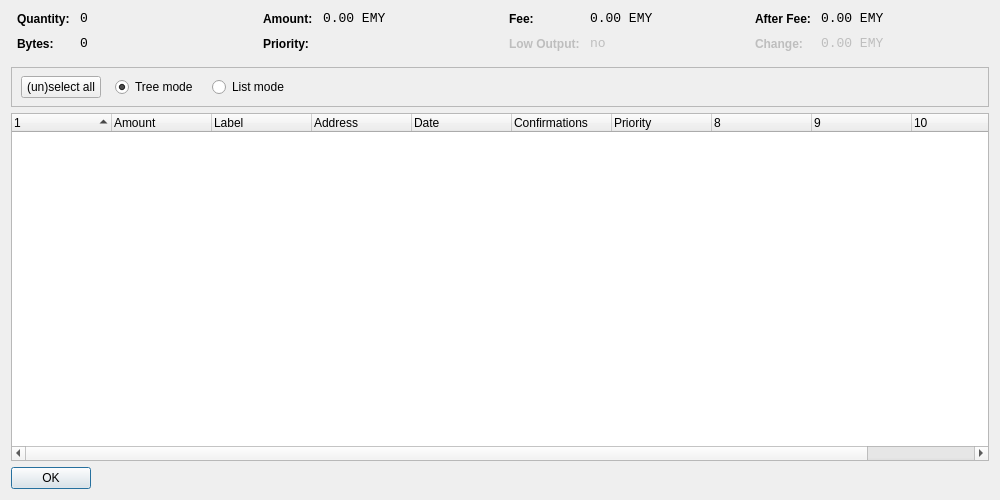
<?xml version="1.0" encoding="UTF-8"?>
<ui version="4.0">
 <class>CoinControlDialog</class>
 <widget class="QDialog" name="CoinControlDialog">
  <property name="geometry">
   <rect>
    <x>0</x>
    <y>0</y>
    <width>1000</width>
    <height>500</height>
   </rect>
  </property>
  <property name="windowTitle">
   <string>Coin Control</string>
  </property>
  <layout class="QVBoxLayout" name="verticalLayout">
   <item>
    <layout class="QHBoxLayout" name="horizontalLayoutTop" stretch="0,0,0,0">
     <property name="topMargin">
      <number>0</number>
     </property>
     <property name="bottomMargin">
      <number>10</number>
     </property>
     <item>
      <layout class="QFormLayout" name="formLayoutCoinControl1">
       <property name="horizontalSpacing">
        <number>10</number>
       </property>
       <property name="verticalSpacing">
        <number>10</number>
       </property>
       <property name="leftMargin">
        <number>6</number>
       </property>
       <property name="rightMargin">
        <number>6</number>
       </property>
       <item row="0" column="0">
        <widget class="QLabel" name="labelCoinControlQuantityText">
         <property name="styleSheet">
          <string notr="true">font-weight:bold;</string>
         </property>
         <property name="text">
          <string>Quantity:</string>
         </property>
        </widget>
       </item>
       <item row="0" column="1">
        <widget class="QLabel" name="labelCoinControlQuantity">
         <property name="font">
          <font>
           <family>Monospace</family>
           <pointsize>10</pointsize>
          </font>
         </property>
         <property name="cursor">
          <cursorShape>IBeamCursor</cursorShape>
         </property>
         <property name="contextMenuPolicy">
          <enum>Qt::ActionsContextMenu</enum>
         </property>
         <property name="text">
          <string notr="true">0</string>
         </property>
         <property name="textInteractionFlags">
          <set>Qt::LinksAccessibleByMouse|Qt::TextSelectableByKeyboard|Qt::TextSelectableByMouse</set>
         </property>
        </widget>
       </item>
       <item row="1" column="0">
        <widget class="QLabel" name="labelCoinControlBytesText">
         <property name="styleSheet">
          <string notr="true">font-weight:bold;</string>
         </property>
         <property name="text">
          <string>Bytes:</string>
         </property>
        </widget>
       </item>
       <item row="1" column="1">
        <widget class="QLabel" name="labelCoinControlBytes">
         <property name="font">
          <font>
           <family>Monospace</family>
           <pointsize>10</pointsize>
          </font>
         </property>
         <property name="cursor">
          <cursorShape>IBeamCursor</cursorShape>
         </property>
         <property name="contextMenuPolicy">
          <enum>Qt::ActionsContextMenu</enum>
         </property>
         <property name="text">
          <string notr="true">0</string>
         </property>
         <property name="textInteractionFlags">
          <set>Qt::LinksAccessibleByMouse|Qt::TextSelectableByKeyboard|Qt::TextSelectableByMouse</set>
         </property>
        </widget>
       </item>
      </layout>
     </item>
     <item>
      <layout class="QFormLayout" name="formLayoutCoinControl2">
       <property name="horizontalSpacing">
        <number>10</number>
       </property>
       <property name="verticalSpacing">
        <number>10</number>
       </property>
       <property name="leftMargin">
        <number>6</number>
       </property>
       <property name="rightMargin">
        <number>6</number>
       </property>
       <item row="0" column="0">
        <widget class="QLabel" name="labelCoinControlAmountText">
         <property name="styleSheet">
          <string notr="true">font-weight:bold;</string>
         </property>
         <property name="text">
          <string>Amount:</string>
         </property>
        </widget>
       </item>
       <item row="0" column="1">
        <widget class="QLabel" name="labelCoinControlAmount">
         <property name="font">
          <font>
           <family>Monospace</family>
           <pointsize>10</pointsize>
          </font>
         </property>
         <property name="cursor">
          <cursorShape>IBeamCursor</cursorShape>
         </property>
         <property name="contextMenuPolicy">
          <enum>Qt::ActionsContextMenu</enum>
         </property>
         <property name="text">
          <string notr="true">0.00 EMY</string>
         </property>
         <property name="textInteractionFlags">
          <set>Qt::LinksAccessibleByMouse|Qt::TextSelectableByKeyboard|Qt::TextSelectableByMouse</set>
         </property>
        </widget>
       </item>
       <item row="1" column="0">
        <widget class="QLabel" name="labelCoinControlPriorityText">
         <property name="styleSheet">
          <string notr="true">font-weight:bold;</string>
         </property>
         <property name="text">
          <string>Priority:</string>
         </property>
        </widget>
       </item>
       <item row="1" column="1">
        <widget class="QLabel" name="labelCoinControlPriority">
         <property name="font">
          <font>
           <family>Monospace</family>
           <pointsize>10</pointsize>
          </font>
         </property>
         <property name="cursor">
          <cursorShape>IBeamCursor</cursorShape>
         </property>
         <property name="contextMenuPolicy">
          <enum>Qt::ActionsContextMenu</enum>
         </property>
         <property name="text">
          <string/>
         </property>
         <property name="textInteractionFlags">
          <set>Qt::LinksAccessibleByMouse|Qt::TextSelectableByKeyboard|Qt::TextSelectableByMouse</set>
         </property>
        </widget>
       </item>
      </layout>
     </item>
     <item>
      <layout class="QFormLayout" name="formLayoutCoinControl3">
       <property name="horizontalSpacing">
        <number>10</number>
       </property>
       <property name="verticalSpacing">
        <number>10</number>
       </property>
       <property name="leftMargin">
        <number>6</number>
       </property>
       <property name="rightMargin">
        <number>6</number>
       </property>
       <item row="0" column="0">
        <widget class="QLabel" name="labelCoinControlFeeText">
         <property name="styleSheet">
          <string notr="true">font-weight:bold;</string>
         </property>
         <property name="text">
          <string>Fee:</string>
         </property>
        </widget>
       </item>
       <item row="0" column="1">
        <widget class="QLabel" name="labelCoinControlFee">
         <property name="font">
          <font>
           <family>Monospace</family>
           <pointsize>10</pointsize>
          </font>
         </property>
         <property name="cursor">
          <cursorShape>IBeamCursor</cursorShape>
         </property>
         <property name="contextMenuPolicy">
          <enum>Qt::ActionsContextMenu</enum>
         </property>
         <property name="text">
          <string notr="true">0.00 EMY</string>
         </property>
         <property name="textInteractionFlags">
          <set>Qt::LinksAccessibleByMouse|Qt::TextSelectableByKeyboard|Qt::TextSelectableByMouse</set>
         </property>
        </widget>
       </item>
       <item row="1" column="0">
        <widget class="QLabel" name="labelCoinControlLowOutputText">
         <property name="enabled">
          <bool>false</bool>
         </property>
         <property name="styleSheet">
          <string notr="true">font-weight:bold;</string>
         </property>
         <property name="text">
          <string>Low Output:</string>
         </property>
        </widget>
       </item>
       <item row="1" column="1">
        <widget class="QLabel" name="labelCoinControlLowOutput">
         <property name="enabled">
          <bool>false</bool>
         </property>
         <property name="font">
          <font>
           <family>Monospace</family>
           <pointsize>10</pointsize>
          </font>
         </property>
         <property name="cursor">
          <cursorShape>IBeamCursor</cursorShape>
         </property>
         <property name="contextMenuPolicy">
          <enum>Qt::ActionsContextMenu</enum>
         </property>
         <property name="text">
          <string notr="true">no</string>
         </property>
         <property name="textInteractionFlags">
          <set>Qt::LinksAccessibleByMouse|Qt::TextSelectableByKeyboard|Qt::TextSelectableByMouse</set>
         </property>
        </widget>
       </item>
      </layout>
     </item>
     <item>
      <layout class="QFormLayout" name="formLayoutCoinControl4">
       <property name="horizontalSpacing">
        <number>10</number>
       </property>
       <property name="verticalSpacing">
        <number>10</number>
       </property>
       <property name="leftMargin">
        <number>6</number>
       </property>
       <property name="rightMargin">
        <number>6</number>
       </property>
       <item row="0" column="0">
        <widget class="QLabel" name="labelCoinControlAfterFeeText">
         <property name="styleSheet">
          <string notr="true">font-weight:bold;</string>
         </property>
         <property name="text">
          <string>After Fee:</string>
         </property>
        </widget>
       </item>
       <item row="0" column="1">
        <widget class="QLabel" name="labelCoinControlAfterFee">
         <property name="font">
          <font>
           <family>Monospace</family>
           <pointsize>10</pointsize>
          </font>
         </property>
         <property name="cursor">
          <cursorShape>IBeamCursor</cursorShape>
         </property>
         <property name="contextMenuPolicy">
          <enum>Qt::ActionsContextMenu</enum>
         </property>
         <property name="text">
          <string notr="true">0.00 EMY</string>
         </property>
         <property name="textInteractionFlags">
          <set>Qt::LinksAccessibleByMouse|Qt::TextSelectableByKeyboard|Qt::TextSelectableByMouse</set>
         </property>
        </widget>
       </item>
       <item row="1" column="0">
        <widget class="QLabel" name="labelCoinControlChangeText">
         <property name="enabled">
          <bool>false</bool>
         </property>
         <property name="styleSheet">
          <string notr="true">font-weight:bold;</string>
         </property>
         <property name="text">
          <string>Change:</string>
         </property>
        </widget>
       </item>
       <item row="1" column="1">
        <widget class="QLabel" name="labelCoinControlChange">
         <property name="enabled">
          <bool>false</bool>
         </property>
         <property name="font">
          <font>
           <family>Monospace</family>
           <pointsize>10</pointsize>
          </font>
         </property>
         <property name="cursor">
          <cursorShape>IBeamCursor</cursorShape>
         </property>
         <property name="contextMenuPolicy">
          <enum>Qt::ActionsContextMenu</enum>
         </property>
         <property name="text">
          <string notr="true">0.00 EMY</string>
         </property>
         <property name="textInteractionFlags">
          <set>Qt::LinksAccessibleByMouse|Qt::TextSelectableByKeyboard|Qt::TextSelectableByMouse</set>
         </property>
        </widget>
       </item>
      </layout>
     </item>
    </layout>
   </item>
   <item>
    <widget class="QFrame" name="frame">
     <property name="minimumSize">
      <size>
       <width>0</width>
       <height>40</height>
      </size>
     </property>
     <property name="frameShape">
      <enum>QFrame::StyledPanel</enum>
     </property>
     <property name="frameShadow">
      <enum>QFrame::Sunken</enum>
     </property>
     <widget class="QWidget" name="horizontalLayoutWidget">
      <property name="geometry">
       <rect>
        <x>10</x>
        <y>0</y>
        <width>781</width>
        <height>41</height>
       </rect>
      </property>
      <layout class="QHBoxLayout" name="horizontalLayoutPanel" stretch="0,0,0,0,0">
       <property name="spacing">
        <number>14</number>
       </property>
       <item>
        <widget class="QPushButton" name="pushButtonSelectAll">
         <property name="sizePolicy">
          <sizepolicy hsizetype="Maximum" vsizetype="Fixed">
           <horstretch>0</horstretch>
           <verstretch>0</verstretch>
          </sizepolicy>
         </property>
         <property name="text">
          <string>(un)select all</string>
         </property>
        </widget>
       </item>
       <item>
        <widget class="QRadioButton" name="radioTreeMode">
         <property name="sizePolicy">
          <sizepolicy hsizetype="Maximum" vsizetype="Fixed">
           <horstretch>0</horstretch>
           <verstretch>0</verstretch>
          </sizepolicy>
         </property>
         <property name="text">
          <string>Tree mode</string>
         </property>
         <property name="checked">
          <bool>true</bool>
         </property>
        </widget>
       </item>
       <item>
        <widget class="QRadioButton" name="radioListMode">
         <property name="sizePolicy">
          <sizepolicy hsizetype="Maximum" vsizetype="Fixed">
           <horstretch>0</horstretch>
           <verstretch>0</verstretch>
          </sizepolicy>
         </property>
         <property name="text">
          <string>List mode</string>
         </property>
        </widget>
       </item>
       <item>
        <spacer name="horizontalSpacer">
         <property name="orientation">
          <enum>Qt::Horizontal</enum>
         </property>
         <property name="sizeHint" stdset="0">
          <size>
           <width>40</width>
           <height>20</height>
          </size>
         </property>
        </spacer>
       </item>
      </layout>
     </widget>
    </widget>
   </item>
   <item>
    <widget class="CoinControlTreeWidget" name="treeWidget">
     <property name="contextMenuPolicy">
      <enum>Qt::CustomContextMenu</enum>
     </property>
     <property name="sortingEnabled">
      <bool>false</bool>
     </property>
     <property name="columnCount">
      <number>11</number>
     </property>
     <attribute name="headerShowSortIndicator" stdset="0">
      <bool>true</bool>
     </attribute>
     <attribute name="headerStretchLastSection">
      <bool>false</bool>
     </attribute>
     <column>
      <property name="text">
       <string/>
      </property>
     </column>
     <column>
      <property name="text">
       <string>Amount</string>
      </property>
     </column>
     <column>
      <property name="text">
       <string>Label</string>
      </property>
     </column>
     <column>
      <property name="text">
       <string>Address</string>
      </property>
     </column>
     <column>
      <property name="text">
       <string>Date</string>
      </property>
     </column>
     <column>
      <property name="text">
       <string>Confirmations</string>
      </property>
      <property name="toolTip">
       <string>Confirmed</string>
      </property>
     </column>
     <column>
      <property name="text">
       <string>Priority</string>
      </property>
     </column>
     <column>
      <property name="text">
       <string/>
      </property>
     </column>
     <column>
      <property name="text">
       <string/>
      </property>
     </column>
     <column>
      <property name="text">
       <string/>
      </property>
     </column>
     <column>
      <property name="text">
       <string/>
      </property>
     </column>
    </widget>
   </item>
   <item>
    <widget class="QDialogButtonBox" name="buttonBox">
     <property name="sizePolicy">
      <sizepolicy hsizetype="Maximum" vsizetype="Fixed">
       <horstretch>0</horstretch>
       <verstretch>0</verstretch>
      </sizepolicy>
     </property>
     <property name="orientation">
      <enum>Qt::Horizontal</enum>
     </property>
     <property name="standardButtons">
      <set>QDialogButtonBox::Ok</set>
     </property>
    </widget>
   </item>
  </layout>
 </widget>
 <customwidgets>
  <customwidget>
   <class>CoinControlTreeWidget</class>
   <extends>QTreeWidget</extends>
   <header>coincontroltreewidget.h</header>
  </customwidget>
 </customwidgets>
 <resources/>
 <connections/>
</ui>
